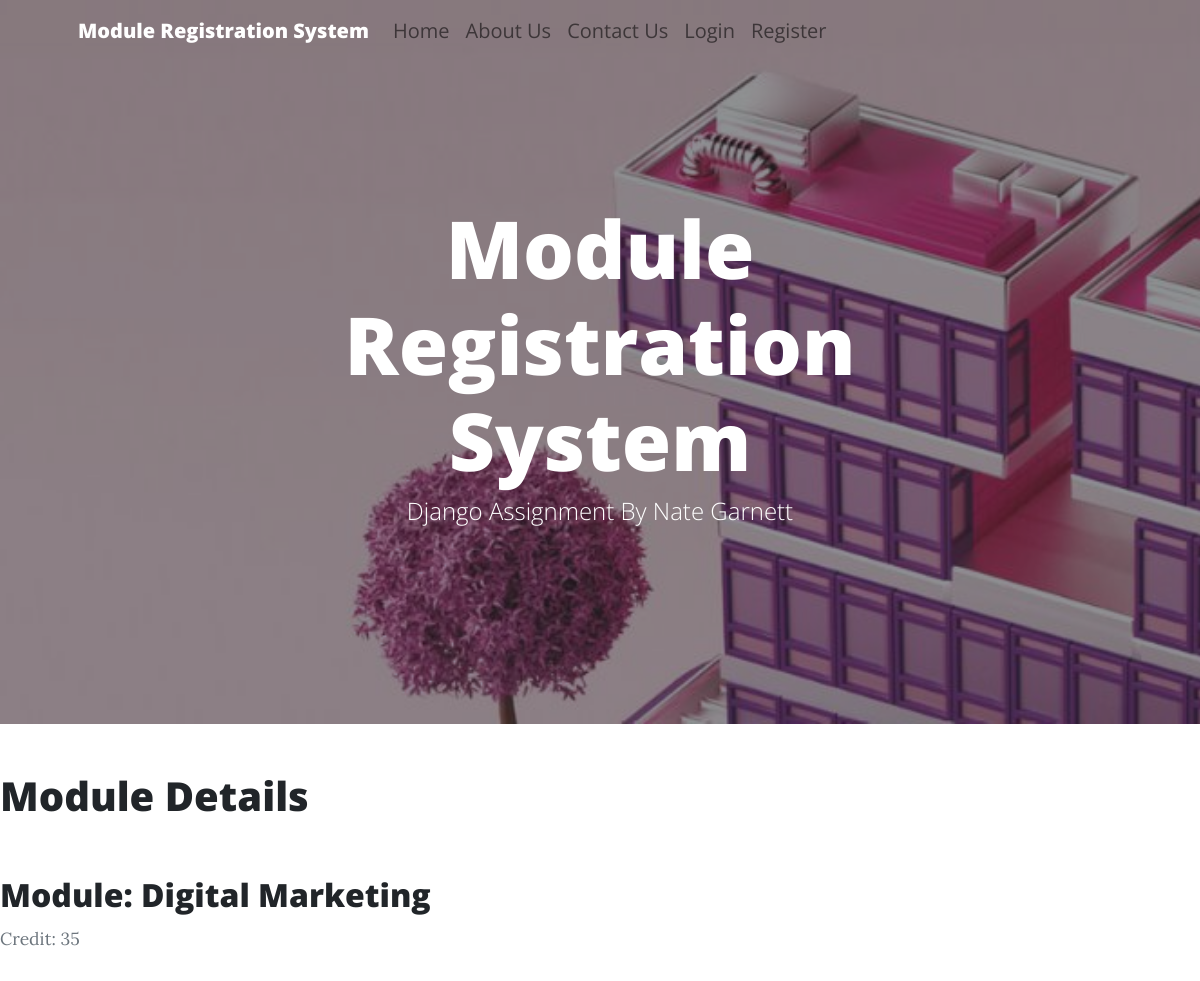
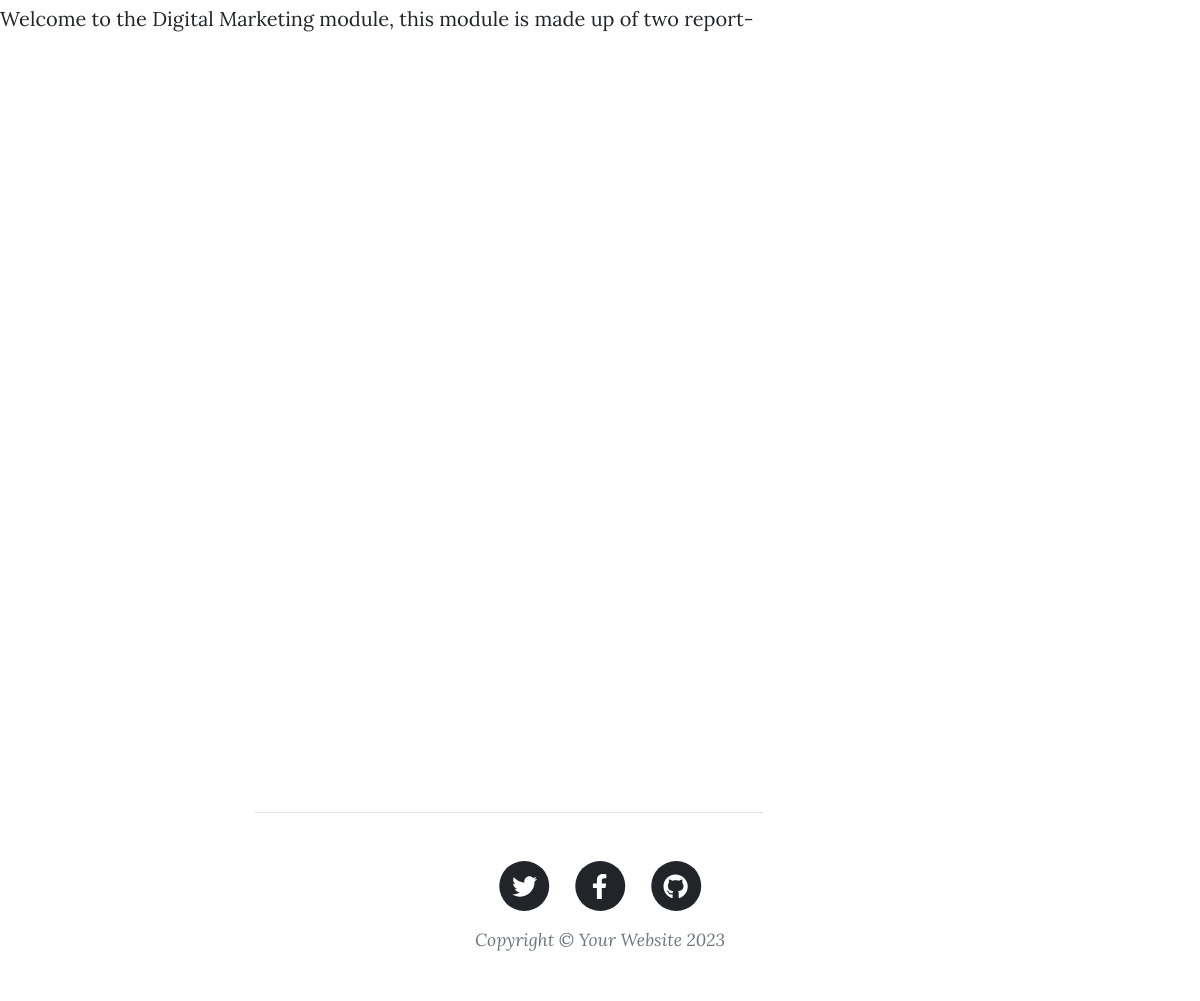
The page /module/5 on the database its author committed (2 pictures, top to bottom).
### ModuleRegistrationSystem/models.py (models this page shows, shortened)
class Module(models.Model):
    name = models.CharField(max_length = 100)
    code = models.PositiveIntegerField()
    credit = models.PositiveIntegerField()
    category = models.CharField(max_length = 100, choices = [('Face-to-Face', 'Face-to-Face'), ('Online', 'Online')])
    description = models.TextField()
    availability = models.CharField(max_length = 100 , choices = [('Open', 'Open'), ('Closed', 'Closed')])
    courses = models.ManyToManyField(Group)

### ModuleRegistrationSystem/views.py (the view)
# urls.py: path('module/<int:pk>', PostDetailView.as_view(), name = 'module-detail'),
class PostDetailView(DetailView):
    model = Module
    def get_context_data(self, **kwargs):
        context = super().get_context_data(**kwargs)
        registrations = Registration.objects.filter(module = self.object)
        context.update({'title': 'Contact Us', 'registrations': registrations})
        return context

### ModuleRegistrationSystem/templates/ModuleRegistrationSystem/module_detail.html (shortened to what this page needs)
{% extends "ModuleRegistrationSystem/base.html" %}
{% block content %}
<body>
    <h1>Module Details</h1>
    <section class="py-5" id="features">
        <div class="media-body">
            <h2 class="article-title"> Module: {{object.name}}</h2>
            <small class="text-muted"> Credit: {{ module.credit }}</small>
            <p class="article-content">{{ module.description }}</p>
            <form method="post" action="{% url 'ModuleRegistrationSystem:register_module' module.id %}">
                <button class="btn btn-primary" type="submit">Register</button>
            </form>
            <form method="post" action="{% url 'ModuleRegistrationSystem:unregister_module' module.id %}">
                <button class="btn btn-primary" type="submit">Unregister</button>
            </form>
        </div>
    </section>
    <h2><p class="article-content">Registered Students: </p>  </h2>
    {% for registration in registrations %}
    <section class="py-5" id="features">
        <div class="container px-5 my-5">
            <div class="row gx-5">
                <div class="col-lg-8">
                    <div class="row gx-5 row-cols-1 row-cols-md-2">
                        <div class="col mb-5 h-100">
                            <p><img class="rounded-circle article-img" src="{{user.profile.image.url}}"></p>
                            <h2 class="h5"><a class="article-title" href="{% url 'profile' %}">{{ registration.student }}</a></h2>
                        </div>
                    </div>
                </div>
            </div>
        </div>
    </section>
{% endfor %}
</body>
{% endblock content %}

### rows shown on the page
Module: name "Digital Marketing", credit "35", description "Welcome to the Digital Marketing module, this module is made up of two report-based assignments that will develop your understanding of marketing using digital media, you will explore different techniques for marketing and form an understanding of which of these is more effective"
